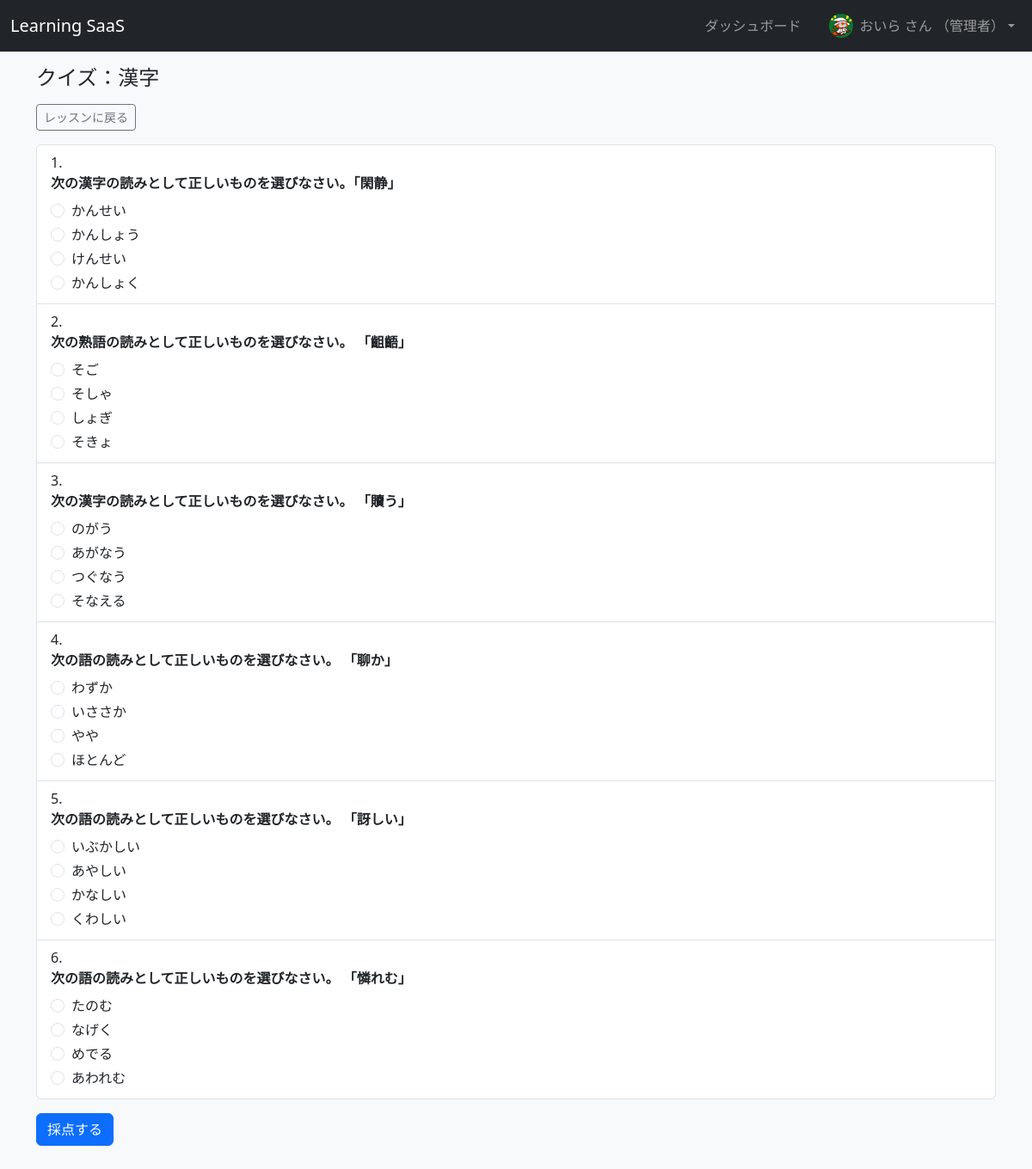
/lessons/1/quiz (signed in), run on the app's committed database.
### app/models.py (models this page shows, shortened)
class UserProfile(db.Model):
    __tablename__ = "user_profiles"
    id = db.Column(db.Integer, primary_key=True)
    user_id = db.Column(
        db.Integer, db.ForeignKey("users.id"), nullable=False, unique=True
    )
    display_name = db.Column(db.String(100), nullable=True)
    avatar_filename = db.Column(db.String(255), nullable=True)
    weekly_goal_lessons = db.Column(db.Integer, nullable=True)
    user = db.relationship("User", back_populates="profile")

class Lesson(db.Model):
    __tablename__ = "lessons"
    id = db.Column(db.Integer, primary_key=True)
    course_id = db.Column(db.Integer, db.ForeignKey("courses.id"), nullable=False)
    title = db.Column(db.String(100), nullable=False)
    content = db.Column(db.Text, nullable=True)
    sort_order = db.Column(db.Integer, default=1)
    course = db.relationship("Course", back_populates="lessons")
    progress = db.relationship(
        "LessonProgress", back_populates="lesson", cascade="all, delete-orphan"
    )
    quiz_questions = db.relationship(
        "QuizQuestion", back_populates="lesson", cascade="all, delete-orphan"
    )
    quiz_results = db.relationship(
        "QuizResult", back_populates="lesson", cascade="all, delete-orphan"
    )

class QuizQuestion(db.Model):
    __tablename__ = "quiz_questions"
    id = db.Column(db.Integer, primary_key=True)
    lesson_id = db.Column(db.Integer, db.ForeignKey("lessons.id"), nullable=False)
    question_text = db.Column(db.Text, nullable=False)
    sort_order = db.Column(db.Integer, nullable=False, default=1)
    explanation = db.Column(db.Text, nullable=True)  # 解説
    lesson = db.relationship("Lesson", back_populates="quiz_questions")
    choices = db.relationship(
        "QuizChoice", back_populates="question", cascade="all, delete-orphan"
    )

class QuizChoice(db.Model):
    __tablename__ = "quiz_choices"
    id = db.Column(db.Integer, primary_key=True)
    question_id = db.Column(db.Integer, db.ForeignKey("quiz_questions.id"), nullable=False)
    choice_text = db.Column(db.String(255), nullable=False)
    is_correct = db.Column(db.Boolean, nullable=False, default=False)
    question = db.relationship("QuizQuestion", back_populates="choices")

### app/main.py (the view, shortened to what this page needs)
@bp.route("/lessons/<int:lesson_id>/quiz", methods=["GET", "POST"])
@login_required
def quiz_take(lesson_id: int):
    lesson = Lesson.query.get_or_404(lesson_id)
    course = lesson.course
    questions = (
        QuizQuestion.query.filter_by(lesson_id=lesson.id)
        .order_by(QuizQuestion.sort_order)
        .all()
    )
    if not questions:
        flash("このレッスンにはまだクイズがありません。", "info")
        return redirect(url_for("main.lesson_detail", lesson_id=lesson.id))
    if request.method == "GET":
        return render_template(
            "courses/quiz_take.html",
            lesson=lesson,
            questions=questions,
            result_detail={},  # 互換のため残しておく（今は未使用）
            score=None,
        )

### app/models.py (called while the page is built)
@login_manager.user_loader
def load_user(user_id: str):
    return User.query.get(int(user_id))

    @property
    def display_name(self) -> str:
        if self.profile and self.profile.display_name:
            return self.profile.display_name
        return self.username

### app/templates/courses/quiz_take.html (shortened to what this page needs)
{% extends "base.html" %}
{% block content %}
  <h1 class="h4 mb-3">クイズ：{{ lesson.title }}</h1>
  <p class="mb-3">
    <a class="btn btn-outline-secondary btn-sm"
       href="{{ url_for('main.lesson_detail', lesson_id=lesson.id) }}">
      レッスンに戻る
    </a>
  </p>
  <form method="post">
    <ol class="list-group list-group-numbered mb-3">
      {% for q in questions %}
        <li class="list-group-item">
          <p class="fw-bold mb-2">{{ q.question_text }}</p>
          {% set rd = result_detail.get(q.id) if result_detail else None %}
          {% for c in q.choices %}
            {% set input_id = "q" ~ q.id ~ "_c" ~ c.id %}
            <div class="form-check mb-1">
              <input class="form-check-input"
                     type="radio"
                     name="q_{{ q.id }}"
                     id="{{ input_id }}"
                     value="{{ c.id }}"
                     {% if rd and rd.selected == c.id %}checked{% endif %}>
              <label class="form-check-label" for="{{ input_id }}">
                {{ c.choice_text }}
              </label>
            </div>
          {% endfor %}
        </li>
      {% endfor %}
    </ol>
    <button class="btn btn-primary">採点する</button>
  </form>
{% endblock %}

### app/templates/base.html (shortened to what this page needs)
<!doctype html>
<html lang="ja">
  <head>
    <link
      href="https://cdn.jsdelivr.net/npm/bootstrap@5.3.3/dist/css/bootstrap.min.css"
      rel="stylesheet"
    >
  </head>
  <body class="bg-light">
    <nav class="navbar navbar-expand-lg navbar-dark bg-dark mb-3">
      <div class="container-fluid">
        <a class="navbar-brand" href="{{ url_for('main.index') }}">Learning SaaS</a>
        <div class="collapse navbar-collapse justify-content-end" id="navbarMain">
          <ul class="navbar-nav align-items-center mb-2 mb-lg-0">
            {% if current_user.is_authenticated %}
              <li class="nav-item me-3">
                <a class="nav-link" href="{{ url_for('main.dashboard') }}">ダッシュボード</a>
              </li>
              <li class="nav-item dropdown">
                <a
                  class="nav-link dropdown-toggle d-flex align-items-center"
                  href="#"
                  id="userDropdown"
                  role="button"
                  data-bs-toggle="dropdown"
                  aria-expanded="false"
                >
                  {% if current_user.profile and current_user.profile.avatar_filename %}
                    <img
                      src="{{ url_for('static', filename='uploads/avatars/' ~ current_user.profile.avatar_filename) }}"
                      alt="avatar"
                      class="rounded-circle me-2"
                      style="width: 28px; height: 28px; object-fit: cover;"
                    >
                  {% endif %}
                  <span>
                    {{ current_user.display_name }} さん
                    {% if current_user.role == "admin" %}
                      （管理者）
                    {% endif %}
                  </span>
                </a>
              </li>
            {% else %}
              <li class="nav-item">
                <a class="nav-link" href="{{ url_for('auth.login') }}">ログイン</a>
              </li>
            {% endif %}
          </ul>
        </div>
      </div>
    </nav>
    <main class="container mb-5">
      {% block content %}{% endblock %}
    </main>
  </body>
</html>

### data on the page
UserProfile: avatar_filename (picture), display_name "おいら"
Lesson: title "漢字"
QuizQuestion: question_text "次の漢字の読みとして正しいものを選びなさい。「閑静」"
QuizChoice: choice_text "かんせい"
QuizChoice: choice_text "かんしょう"
QuizChoice: choice_text "けんせい"
QuizChoice: choice_text "かんしょく"
QuizQuestion: question_text "次の熟語の読みとして正しいものを選びなさい。 「齟齬」"
QuizChoice: choice_text "そご"
QuizChoice: choice_text "そしゃ"
QuizChoice: choice_text "しょぎ"
QuizChoice: choice_text "そきょ"
QuizQuestion: question_text "次の漢字の読みとして正しいものを選びなさい。 「贖う」"
QuizChoice: choice_text "のがう"
QuizChoice: choice_text "あがなう"
QuizChoice: choice_text "つぐなう"
QuizChoice: choice_text "そなえる"
QuizQuestion: question_text "次の語の読みとして正しいものを選びなさい。 「聊か」"
QuizChoice: choice_text "わずか"
QuizChoice: choice_text "いささか"
QuizChoice: choice_text "やや"
QuizChoice: choice_text "ほとんど"
QuizQuestion: question_text "次の語の読みとして正しいものを選びなさい。 「訝しい」"
QuizChoice: choice_text "いぶかしい"
QuizChoice: choice_text "あやしい"
QuizChoice: choice_text "かなしい"
QuizChoice: choice_text "くわしい"
QuizQuestion: question_text "次の語の読みとして正しいものを選びなさい。 「憐れむ」"
QuizChoice: choice_text "たのむ"
QuizChoice: choice_text "なげく"
QuizChoice: choice_text "めでる"
QuizChoice: choice_text "あわれむ"
